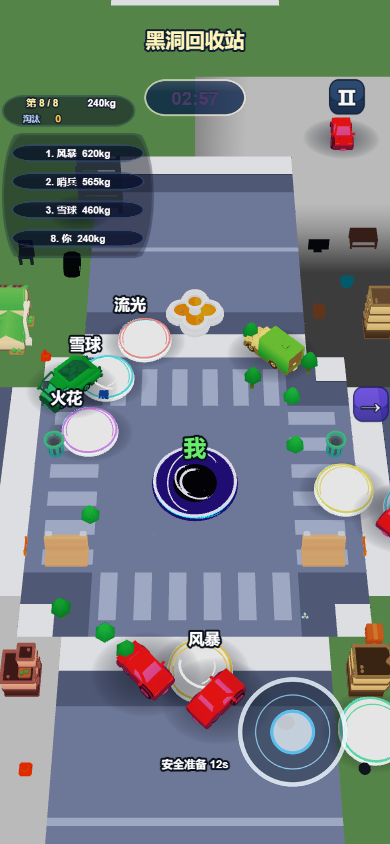
#> input picture artifacts/qa/v12/arena-before/arena-390x844.png, 390 x 844 px, found by its file name
$ python measure_arena_road_colour.py
#> lines starting #> are read from the running program, lines starting #| are printed output that depends on the picture
"""What colour is the flat part of the arena's near field, really?

The art-direction spec recorded the arena's flatness as the road mesh sampling a
five-pixel sliver of a shared atlas, and named a dedicated road texture as the
fix. Measuring the atlas says otherwise: the road samples a 480x102 region with
67 distinct colours and no pure black at all. So the flatness has another cause,
and the first thing to establish is what the flat region's colour actually is --
a value near MAT_ROAD's own `mainColor` (206,216,233) would point at the material
rather than at the texture.

Run: python scripts/measure_arena_road_colour.py [image.png]
"""
import os
import sys

from PIL import Image

ROOT = os.path.join(os.path.dirname(os.path.abspath(__file__)), '..')
DEFAULT = os.path.join(ROOT, 'artifacts', 'qa', 'v13', 'arena', 'arena-390x844.png')
# MAT_ROAD._props.mainColor
MAT_ROAD_COLOR = (206, 216, 233)
# The play band and the near field, as the V13 spec's own region split defines
# them for a 390x844 capture.
PLAY_BAND = (0.30, 0.95)
NEAR_FIELD = (0.66, 0.85)


def band(image, fractions):
    width, height = image.size
    return image.crop((0, int(fractions[0] * height), width, int(fractions[1] * height))).convert('RGB')


def top_colours(image, count=8):
    pixels = list(image.getdata())
    counts = {}
    for p in pixels:
        counts[p] = counts.get(p, 0) + 1
    total = len(pixels)
    return total, sorted(counts.items(), key=lambda kv: -kv[1])[:count]


def main():
    path = sys.argv[1] if len(sys.argv) > 1 else DEFAULT
    image = Image.open(path)
#> image is the input picture: PIL image 390x844 RGB; mean R, G, B 119.9, 131, 133.5
    print('capture %s  %dx%d' % (os.path.relpath(path, ROOT), image.size[0], image.size[1]))
#| capture artifacts/qa/v13/arena/arena-390x844.png  390x844

    for name, fractions in (('play band', PLAY_BAND), ('near field', NEAR_FIELD)):
        region = band(image, fractions)
        total, top = top_colours(region)
        colours = len(set(region.getdata()))
        print('')
        print('%s y=%.2f..%.2f  %d distinct colours' % (name, fractions[0], fractions[1], colours))
        for colour, count in top:
            share = 100.0 * count / total
            mark = ''
            if sum(abs(a - b) for a, b in zip(colour, MAT_ROAD_COLOR)) <= 12:
                mark = '  <-- MAT_ROAD.mainColor'
            print('  #%02x%02x%02x  %5.1f%%%s' % (colour[0], colour[1], colour[2], share, mark))
#> this loop made 2 passes
#> (total, colours) on passes 1 to 2: (213720, 10887), (62400, 4280)
#| play band y=0.30..0.95  10887 distinct colours
#| near field y=0.66..0.85  4280 distinct colours
#> pass 1, in main, `region = band(image, fractions)`:
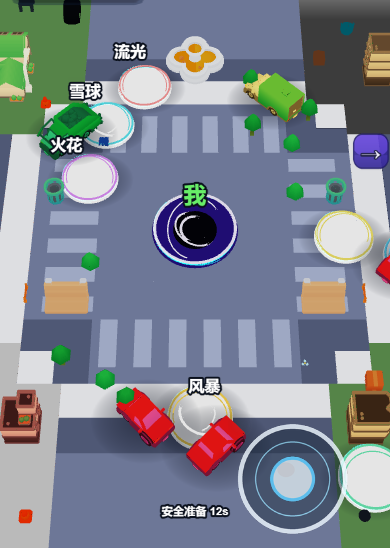
#> region: PIL image 390x548 RGB; mean R, G, B 126.8, 133.3, 143.4
#> pass 2, in main, `region = band(image, fractions)`:
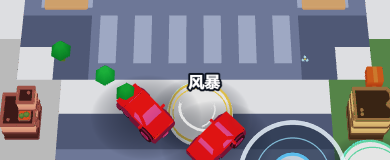
#> region: PIL image 390x160 RGB; mean R, G, B 137.6, 133, 143.4
    return 0


if __name__ == '__main__':
    sys.exit(main())
#> (the program exits here)

$ run again, with artifacts/qa/v12/arena-before/arena-375x667.png copied over artifacts/qa/v12/arena-before/arena-390x844.png
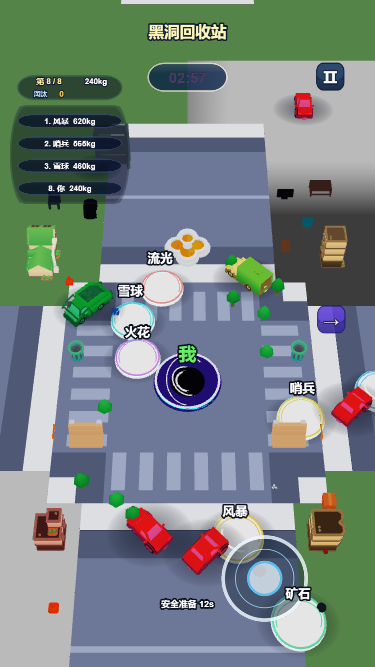
#> input picture artifacts/qa/v12/arena-before/arena-375x667.png, 375 x 667 px, found by its file name
#> in main, image is the input picture: PIL image 375x667 RGB; mean R, G, B 119.3, 131.7, 130.2
#| capture artifacts/qa/v13/arena/arena-390x844.png  375x667
#> the loop in main, `for name, fractions in (('play band', PLAY_BAND), ('near field', NEAR_..` made 2 passes
#> (total, colours) on passes 1 to 2: (162375, 9143), (47250, 3277)
#> (printed output is left out)
#> pass 1, in main, `region = band(image, fractions)`:
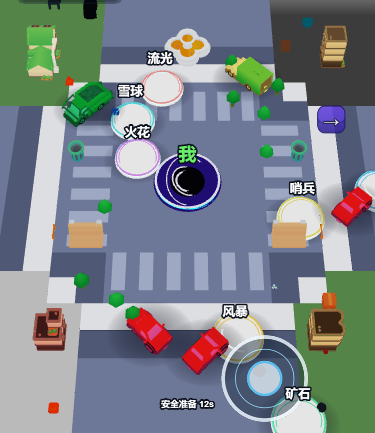
#> region: PIL image 375x433 RGB; mean R, G, B 124.2, 132, 137.7
#> pass 2, in main, `region = band(image, fractions)`:
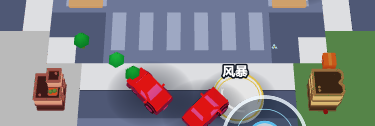
#> region: PIL image 375x126 RGB; mean R, G, B 136, 135.5, 140.2
